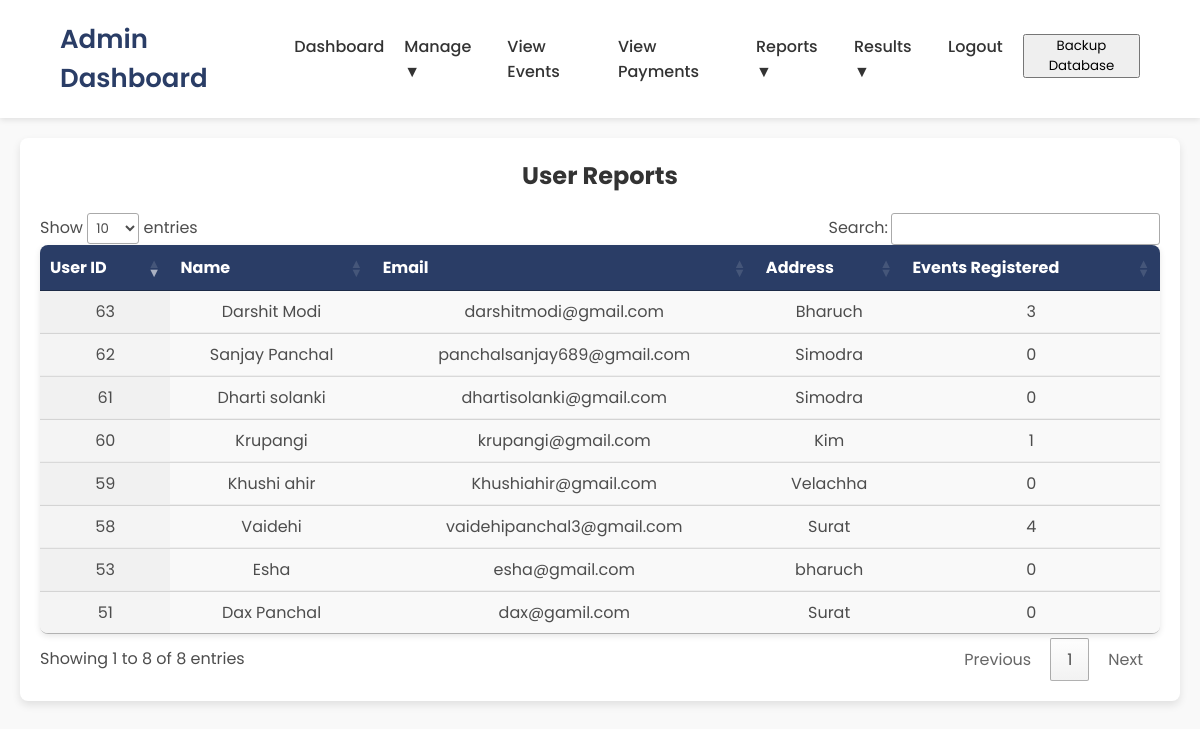
Page /user_reports.php (signed in) on the committed database.
### tables this page shows
CREATE TABLE `user_master` (
  `user_id` int NOT NULL AUTO_INCREMENT,
  `user_name` text,
  `user_email` text,
  `user_password` text,
  `user_address` text,
  `otp` varchar(255) DEFAULT NULL,
  `otp_expiry` int DEFAULT NULL,
  `user_created_at` datetime DEFAULT CURRENT_TIMESTAMP,
  PRIMARY KEY (`user_id`)
);

### user_reports.php (the view, shortened to what this page needs)
<?php
include "config.php";
$sql = "SELECT
            um.user_id,
            um.user_name,
            um.user_email,
            um.user_address,
            COUNT(uer.event_id) AS event_count
        FROM
            user_master um
        LEFT JOIN
            user_event_registration uer ON um.user_id = uer.user_id
        GROUP BY
            um.user_id
        ORDER BY
            um.user_id DESC";
$mysqli_result = mysqli_query($conn, $sql);
?>
<!DOCTYPE html>
<html lang="en">
<head>
    <link rel="stylesheet" href="https://cdn.datatables.net/1.11.5/css/jquery.dataTables.min.css">
</head>
<body>
    <?php include "admin_navbar.php"; ?>
    <main>
        <div class="content">
            <h2>User Reports</h2>
            <table id="userTable" class="user-table display">
                <thead>
                    <tr>
                        <th>User ID</th>
                        <th>Name</th>
                        <th>Email</th>
                        <th>Address</th>
                        <th>Events Registered</th>
                    </tr>
                </thead>
                <tbody>
                    <?php
                    if (mysqli_num_rows($mysqli_result) > 0) {
                        while ($row = mysqli_fetch_assoc($mysqli_result)) {
                            echo "<tr>";
                            echo "<td>" . htmlspecialchars($row['user_id']) . "</td>";
                            echo "<td>" . htmlspecialchars($row['user_name']) . "</td>";
                            echo "<td>" . htmlspecialchars($row['user_email']) . "</td>";
                            echo "<td>" . htmlspecialchars($row['user_address']) . "</td>";
                            echo "<td>" . htmlspecialchars($row['event_count']) . "</td>";
                            echo "</tr>";
                        }
                    } else {
                        echo "<tr><td colspan='5' style='text-align:center;'>No users found.</td></tr>";
                    }
                    ?>
                </tbody>
            </table>
        </div>
    </main>
</body>
</html>

### user_reports.php (style rules this page uses)
* { margin: 0; padding: 0; box-sizing: border-box; font-family: 'Poppins', sans-serif; }
body { background-color: #f9f9f9; color: #4d4d4d; min-height: 100vh; display: flex; flex-direction: column; }
main { flex: 1; padding: 20px; }
.content { max-width: 1200px; margin: 0 auto; background: #fff; padding: 20px; border-radius: 8px; box-shadow: 0 4px 8px rgba(0, 0, 0, 0.1); }
.content h2 { text-align: center; margin-bottom: 20px; color: #333; }
.user-table { width: 100%; border-collapse: collapse; margin-top: 20px; box-shadow: 0 2px 6px rgba(0, 0, 0, 0.1); border-radius: 8px; overflow: hidden; }
.user-table th, .user-table td { padding: 12px 15px; text-align: left; border-bottom: 1px solid #eee; }
.user-table th { background-color: #2a3d66; color: #fff; font-weight: 600; text-align: center; }
.user-table td { text-align: center; }
.user-table tr:last-child td { border-bottom: none; }
.user-table tr:nth-child(even) { background-color: #f9f9f9; }

### admin_navbar.php (style rules this page uses)
* { margin: 0; padding: 0; box-sizing: border-box; font-family: 'Poppins', sans-serif; }

### rows in the picture
user_master: user_id "63", user_name "Darshit Modi", user_email "darshitmodi@gmail.com", user_address "Bharuch", event_count "3"
user_master: user_id "62", user_name "Sanjay Panchal", user_email "panchalsanjay689@gmail.com", user_address "Simodra", event_count "0"
user_master: user_id "61", user_name "Dharti solanki", user_email "dhartisolanki@gmail.com", user_address "Simodra", event_count "0"
user_master: user_id "60", user_name "Krupangi", user_email "krupangi@gmail.com", user_address "Kim", event_count "1"
user_master: user_id "59", user_name "Khushi ahir", user_email "Khushiahir@gmail.com", user_address "Velachha", event_count "0"
user_master: user_id "58", user_name "Vaidehi", user_email "vaidehipanchal3@gmail.com", user_address "Surat", event_count "4"
user_master: user_id "53", user_name "Esha", user_email "esha@gmail.com", user_address "bharuch", event_count "0"
user_master: user_id "51", user_name "Dax Panchal", user_email "dax@gamil.com", user_address "Surat", event_count "0"
